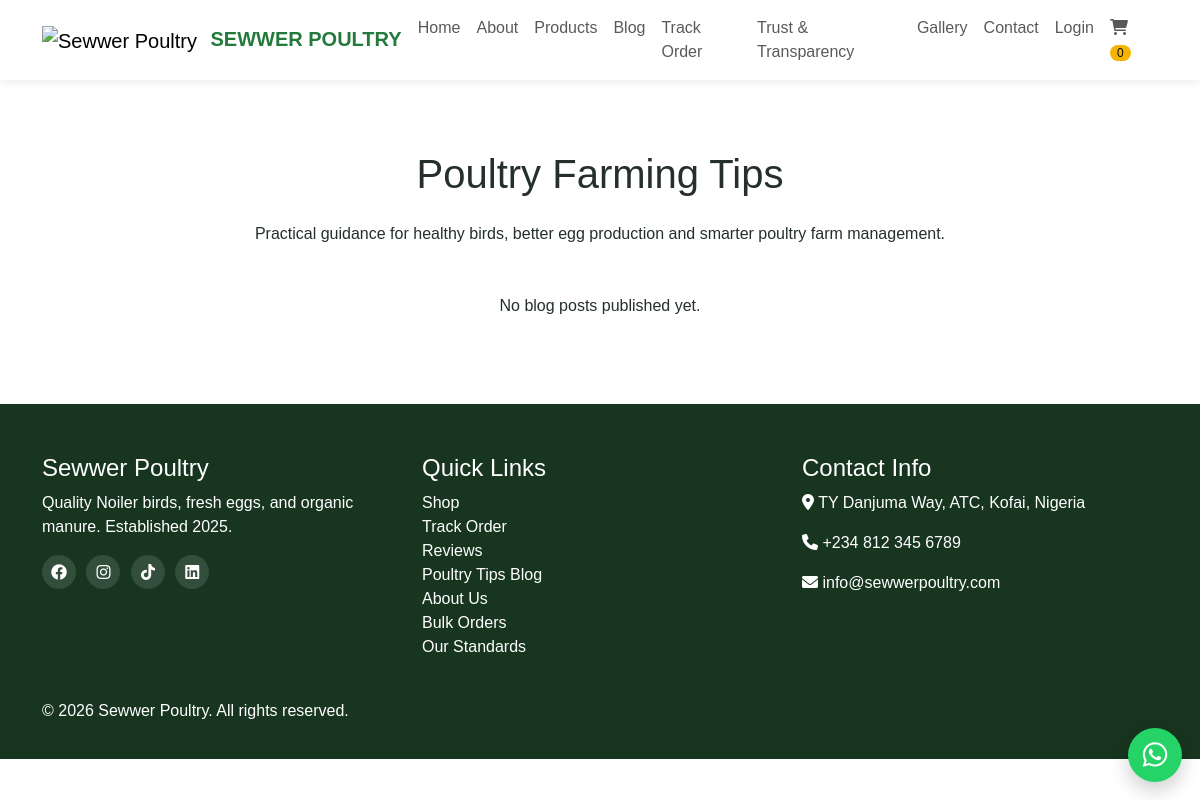
The page /blog.php on the database as committed earlier.
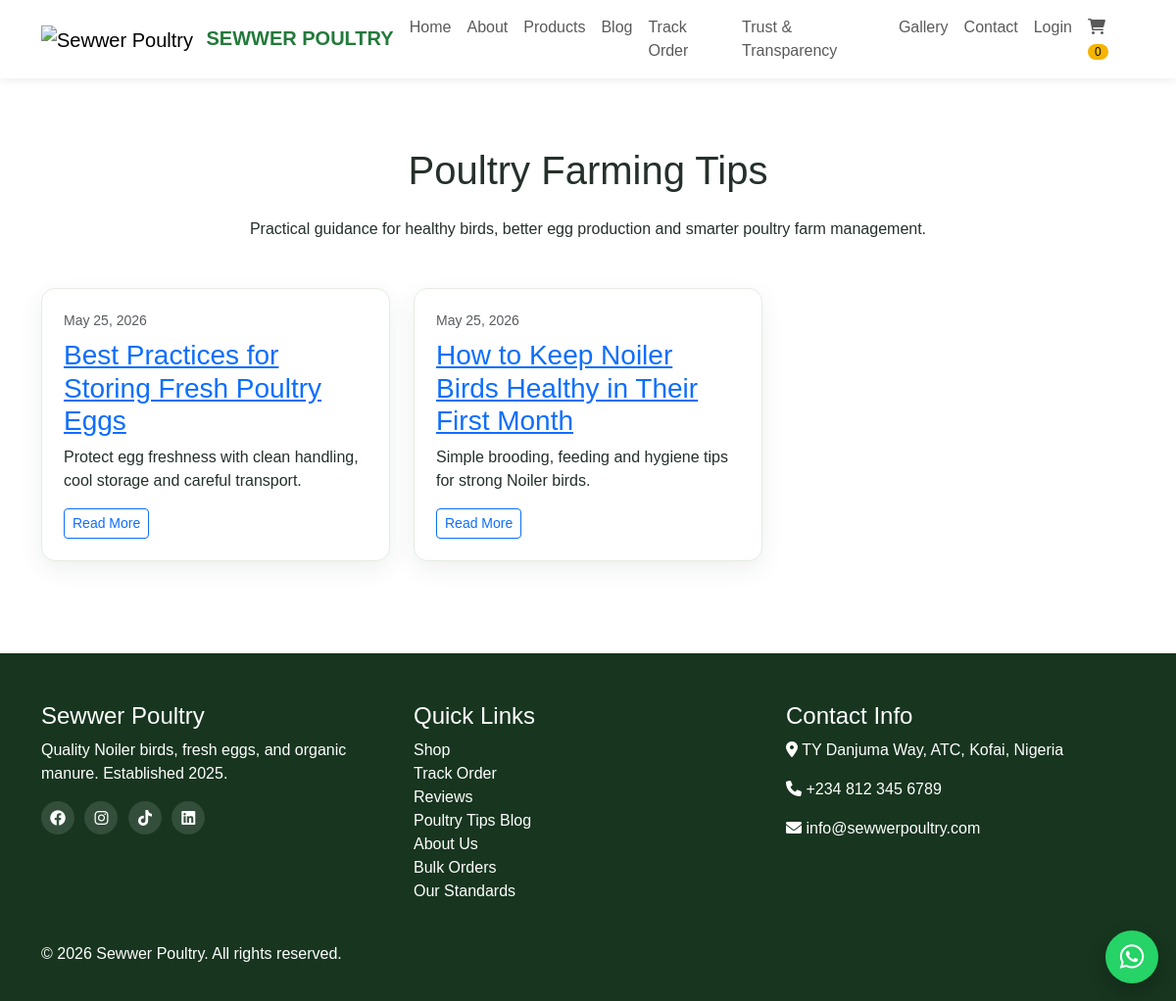
The same page on the database as committed later.
### tables this page shows
CREATE TABLE IF NOT EXISTS `blog_posts` (
  `id` int(11) NOT NULL AUTO_INCREMENT,
  `title` varchar(200) NOT NULL,
  `slug` varchar(220) NOT NULL,
  `excerpt` text DEFAULT NULL,
  `content` longtext NOT NULL,
  `meta_title` varchar(200) DEFAULT NULL,
  `meta_description` varchar(255) DEFAULT NULL,
  `status` enum('draft','published') DEFAULT 'draft',
  `published_at` datetime DEFAULT NULL,
  `created_at` timestamp NOT NULL DEFAULT current_timestamp(),
  `updated_at` timestamp NOT NULL DEFAULT current_timestamp() ON UPDATE current_timestamp(),
  PRIMARY KEY (`id`),
  UNIQUE KEY `slug` (`slug`)
);

### blog.php (the view, shortened to what this page needs)
<?php
require_once 'config/db.php';
$posts = $pdo->query("SELECT * FROM blog_posts WHERE status = 'published' ORDER BY published_at DESC, id DESC")->fetchAll();
include 'includes/header.php';
?>
<section class="section-padding">
    <div class="container">
        <h1 class="text-center mb-4">Poultry Farming Tips</h1>
        <p class="text-center mb-5">Practical guidance for healthy birds, better egg production and smarter poultry farm management.</p>
        <div class="row">
            <?php foreach ($posts as $post): ?>
            <div class="col-md-6 col-lg-4 mb-4">
                <article class="feature-card h-100">
                    <p class="text-muted small mb-2"><?php echo date('M d, Y', strtotime($post['published_at'] ?? $post['created_at'])); ?></p>
                    <h3><a href="post.php?slug=<?php echo urlencode($post['slug']); ?>"><?php echo $post['title']; ?></a></h3>
                    <p><?php echo $post['excerpt']; ?></p>
                    <a class="btn btn-outline-primary btn-sm" href="post.php?slug=<?php echo urlencode($post['slug']); ?>">Read More</a>
                </article>
            </div>
            <?php endforeach; ?>
            <?php if (!$posts): ?><p class="text-center">No blog posts published yet.</p><?php endif; ?>
        </div>
    </div>
</section>
<?php include 'includes/footer.php'; ?>

Rows that differ between the two databases and show on the page:
added blog_posts: published_at "May 25, 2026", title "Best Practices for Storing Fresh Poultry Eggs", excerpt "Protect egg freshness with clean handling, cool storage and careful transport."
added blog_posts: published_at "May 25, 2026", title "How to Keep Noiler Birds Healthy in Their First Month", excerpt "Simple brooding, feeding and hygiene tips for strong Noiler birds."
Other text that changed with them:
text no longer shown: "No blog posts published yet."
